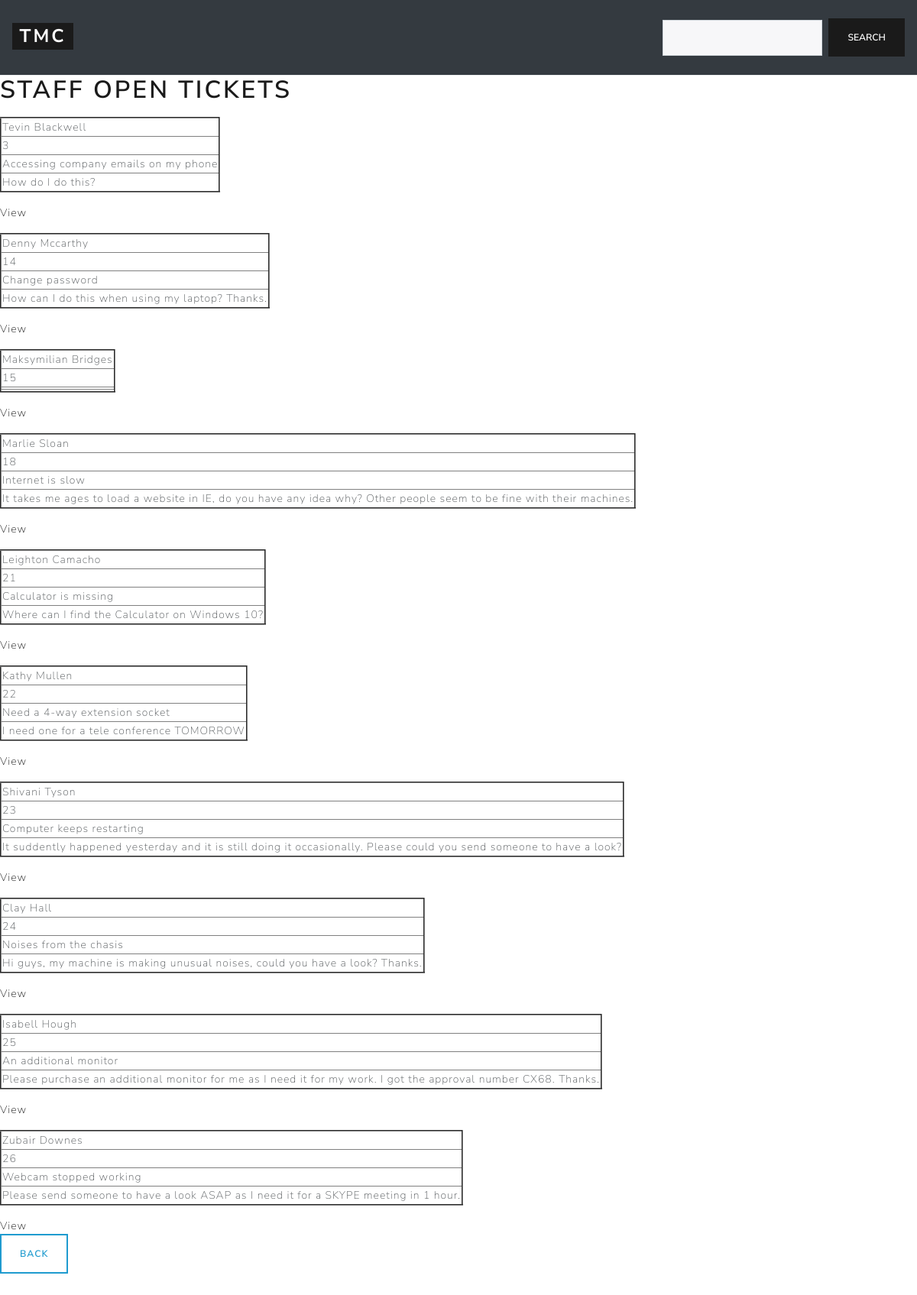
Page /listOpenStaff.php?cat=staff.unsolved on the committed database.
### tables this page shows
CREATE TABLE IF NOT EXISTS `ticket_STAFF` (
  `t_ID` int(2) NOT NULL AUTO_INCREMENT,
  `t_TITLE` varchar(255) DEFAULT NULL,
  `t_SUMMARY` varchar(255) DEFAULT NULL,
  `t_USER` varchar(64) DEFAULT NULL,
  `t_UID` varchar(64) DEFAULT NULL,
  `t_USRGROUP` varchar(5) DEFAULT NULL,
  `t_CAT` varchar(8) DEFAULT NULL,
  `t_TIMESTAMP` varchar(16) DEFAULT NULL,
  `t_PRIORITY` int(1) DEFAULT NULL,
  `t_STATUS` varchar(11) DEFAULT NULL,
  PRIMARY KEY (`t_ID`),
  UNIQUE KEY `user_uid_pair` (`t_USER`,`t_UID`)
);

### listOpenStaff.php (the view, shortened to what this page needs)
  <!DOCTYPE html>
<html>
<head>
  <link href="https://stackpath.bootstrapcdn.com/bootswatch/4.1.3/lux/bootstrap.min.css" rel="stylesheet">
</head>
<body>
  <nav class="navbar navbar-dark bg-dark border-bottom">
    <h1><a class="navbar-brand badge badge-primary" href="Dashboard.php">TMC</a></h1>
    <form class="form-inline" action="search.php" method="post">
      <input class="form-control mr-sm-2" type="text" name="searchresult" value="">
      <input class="btn btn-primary my-2 my-sm-0" type="submit" name="Submit1" value="search">
    </form>
  </nav>
<head><title>Product List</title></head>
<body>
<h1>Staff Open Tickets</h1>
<div>
<?php
  $host='127.0.0.1';
  $user='s4913757';
  $pwd='qXodmihNoP7VEhpxWHKEAMTkWknyKcCc';
  $db = $user;
  $conn = mysqli_connect($host, $user, $pwd, $db);
  if (isset($_GET['cat'])){
    if ($_GET['cat']=='staff.unsolved'){
	  $query = "SELECT * FROM ticket_STAFF WHERE t_STATUS = 'OPEN' ORDER BY 't_ID'";
	  $result = mysqli_query($conn, $query);
	  while ($row = mysqli_fetch_row($result)){
      echo "<p><table border='2'> <tr><td>$row[3]</td></tr> <tr><td>$row[0]</td></tr> <tr><td>$row[1]</tr></td> <td>$row[2]</td></table></p>";
      echo "<a href=\"edit.php?id=$row[0]\"><th>View</th></a>";
	  }
	} else {
	  echo "<p>This demo does not support other options.</p>";
	}
   } else {
	  echo "<p>This script is locked for unintended access.</p>";
  }
?>
</div>
</body>
<a href="Dashboard.php" class="btn btn-outline-info">Back</a>
</html>

### listOpenStaff.php (style rules this page uses)
html { position: relative; min-height: 100%; }
body { margin-bottom: 60px; }

### rows in the picture
ticket_staff: t_USER "Tevin Blackwell", t_ID "3", t_TITLE "Accessing company emails on my phone", t_SUMMARY "How do I do this?"
ticket_staff: t_USER "Denny Mccarthy", t_ID "14", t_TITLE "Change password", t_SUMMARY "How can I do this when using my laptop? Thanks."
ticket_staff: t_USER "Maksymilian Bridges", t_ID "15"
ticket_staff: t_USER "Marlie Sloan", t_ID "18", t_TITLE "Internet is slow", t_SUMMARY "It takes me ages to load a website in IE, do you have any idea why? Other people seem to be fine with their machines."
ticket_staff: t_USER "Leighton Camacho", t_ID "21", t_TITLE "Calculator is missing", t_SUMMARY "Where can I find the Calculator on Windows 10?"
ticket_staff: t_USER "Kathy Mullen", t_ID "22", t_TITLE "Need a 4-way extension socket", t_SUMMARY "I need one for a tele conference TOMORROW"
ticket_staff: t_USER "Shivani Tyson", t_ID "23", t_TITLE "Computer keeps restarting", t_SUMMARY "It suddently happened yesterday and it is still doing it occasionally. Please could you send someone to have a look?"
ticket_staff: t_USER "Clay Hall", t_ID "24", t_TITLE "Noises from the chasis", t_SUMMARY "Hi guys, my machine is making unusual noises, could you have a look? Thanks."
ticket_staff: t_USER "Isabell Hough", t_ID "25", t_TITLE "An additional monitor", t_SUMMARY "Please purchase an additional monitor for me as I need it for my work. I got the approval number CX68. Thanks."
ticket_staff: t_USER "Zubair Downes", t_ID "26", t_TITLE "Webcam stopped working", t_SUMMARY "Please send someone to have a look ASAP as I need it for a SKYPE meeting in 1 hour."
